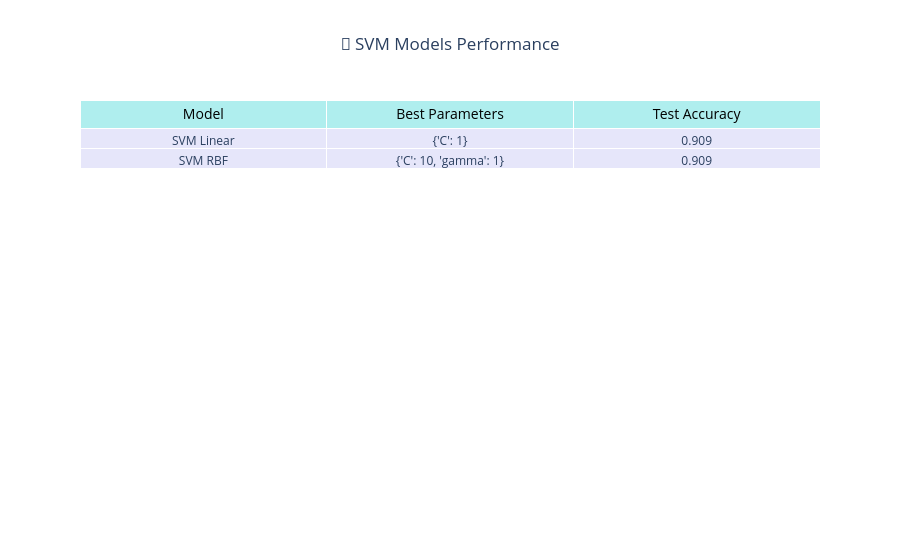

Notebook source saved alongside this figure:
### Code cell
summary_svm = pd.DataFrame({
    'Model': ['SVM Linear', 'SVM RBF'],
    'Best Parameters': [svc_linear.best_params_, svc_rbf.best_params_],
    'Test Accuracy': [acc_linear, acc_rbf]
})

fig_table = go.Figure(data=[go.Table(
    header=dict(values=["Model", "Best Parameters", "Test Accuracy"],
                fill_color='paleturquoise',
                align='center',
                font=dict(size=14, color='black')),
    cells=dict(values=[
                    summary_svm['Model'],
                    summary_svm['Best Parameters'].astype(str),
                    np.round(summary_svm['Test Accuracy'], 3)],
               fill_color='lavender',
               align='center',
               font=dict(size=12))
)])

fig_table.update_layout(title="📌 SVM Models Performance", title_x=0.5)
fig_table.show()

### Figure 1 — Plotly figure (JSON) as saved in the notebook; plotly's stock layout.template omitted (floating-point values rounded to 4 significant figures)
{"data": [{"cells": {"align": "center", "fill": {"color": "lavender"}, "font": {"size": 12}, "values": [["SVM Linear", "SVM RBF"], ["{'C': 1}", "{'C': 10, 'gamma': 1}"], [0.909, 0.909]]}, "header": {"align": "center", "fill": {"color": "paleturquoise"}, "font": {"color": "black", "size": 14}, "values": ["Model", "Best Parameters", "Test Accuracy"]}, "type": "table"}], "layout": {"title": {"text": "📌 SVM Models Performance", "x": 0.5}}}
